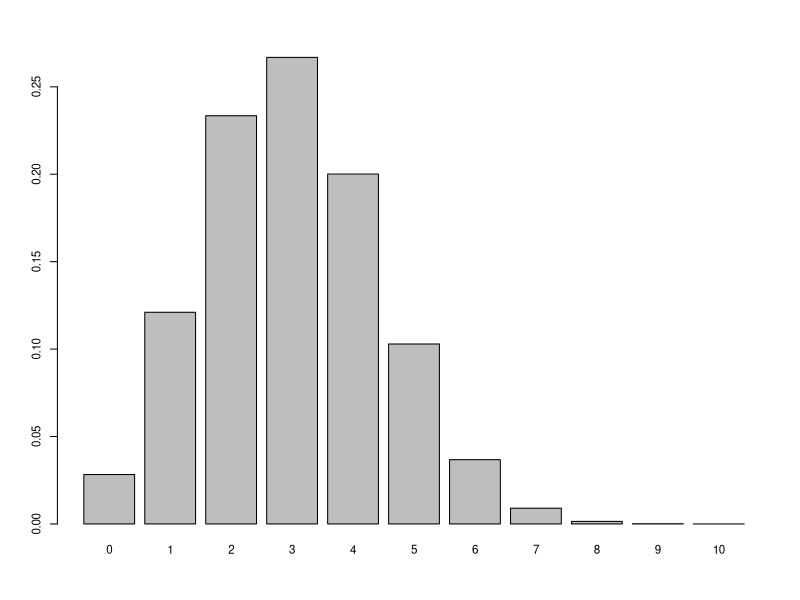
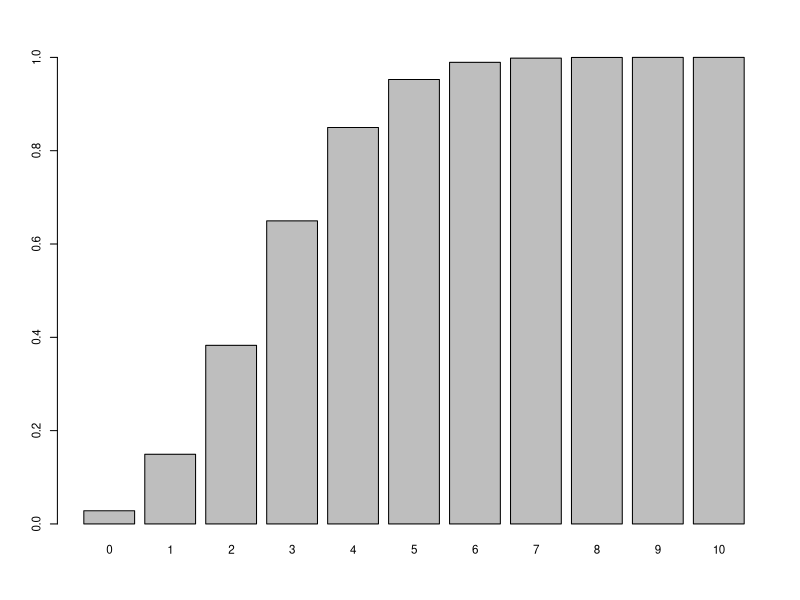
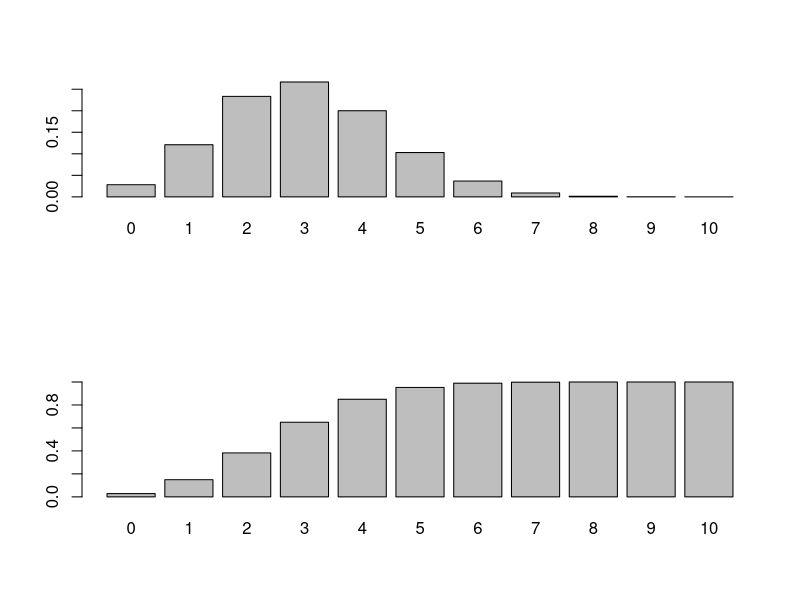
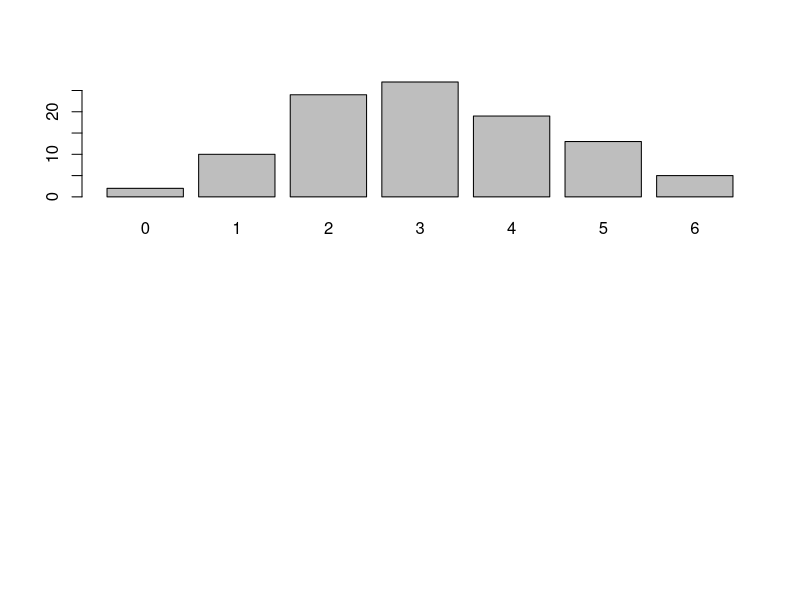

Write the R code that produced these figures, in order.
## ---- chunk 1
#二項分布
#有三個變數
#前面是成功幾次，size做了幾次，還有p成功的機率是多少
library(magrittr)
library(dplyr)
par(cex=0.7)

#單值機率pdf
#成功機率0.3，做10次實驗，成功1次的機會是多少
dbinom(1,size = 10,p=0.3)

dbinom(5,size = 10,p=0.3)

dbinom(0:10,size = 10,p=0.3) %>%barplot(names = 0:10)


#累計數據cdf
#成功機率0.3，做10次實驗，從0累計到某次的成功機會是多少
#從0累計到1
pbinom(1,size = 10,p=0.3)
#從0累計到5
pbinom(5,size = 10,p=0.3)
pbinom(0:10,size = 10,p=0.3) %>% barplot(names = 0:10)

#把兩個圖畫在一起
par(mfcol=c(2,1))
dbinom(0:10,size = 10,p=0.3) %>% barplot(names = 0:10) #pdf機率集中在前面
pbinom(0:10,size = 10,p=0.3) %>% barplot(names = 0:10) #cdf累加越來越接近1
## ---- chunk 2
#模擬抽樣投硬幣出現人頭的次數
#rbinom(做幾次實驗,每次投擲的次數，實驗成功的機率)
#回傳的數字，意思是每次實驗成功的機率

#每次實驗都投一次硬幣，成功機率0.3，做十次實驗
rbinom(10,size=1,p=0.3)

#每次實驗都投十次硬幣，成功機率0.3，做一百次實驗
rbinom(100,10,.3)

#可以用table看實驗結果的分布
barplot(table(rbinom(100,10,.3)))
## ---- chunk 3
#驗證dbinom和rbinom
#做十次實驗，一次實驗成功機率是0.3，有兩次實驗成功的機率是多少
dbinom(2,10,.3) #0.2334744

#代表一次實驗抽十次，成功機率0.3，做10000次實驗
mean(rbinom(10000,10,.3)==2) #0.2439
## ---- chunk 4
#把人頭有一到四次的機率減掉，就是會出現人頭五次以上的機率
1-pbinom(4,10,.3) #0.1502683

#驗證兩個值相不相近
mean(rbinom(10000,10,.3)>=5) #0.1478

# 做越多次越接近理論值
mean(rbinom(100, 10, .3) >= 5) #0.12
mean(rbinom(1000, 10, .3) >= 5) #0.137
mean(rbinom(10000, 10, .3) >= 5) #0.1578
## ---- chunk 5
#投25次硬幣，人頭的機率是0.3，投完所有硬幣之後，出現人頭的期望值是多少?
25*0.3

#用rbinom驗證對不對
mean(rbinom(10000,25,.3))
## ---- chunk 6
#投25次硬幣，人頭的機率是0.3，投完所有硬幣之後，出現人頭的變異數是多少?
#公式n*p*q=n*p*(1-p)
25*0.3*0.7 #5.25

#用rbinom驗證對不對
var(rbinom(10000,25,.3)) #5.355817

#看標準差
sqrt(var(rbinom(10000,25,.3))) #2.272988
## ---- chunk 7
#ab獨立，a發生的機率是0.4，b是0.2，兩個同時發生的機率?
0.4*0.2 #0.08

# 投 100,000 次，人頭機率是 40% 
A <- rbinom(100000,1,0.4)

# 投 100,000 次，人頭機率是 20% 
B <- rbinom(100000,1,0.2)

# A和B都發生的機率
mean(A & B)

# 投 100,000 次，人頭機率是 70% 
C <- rbinom(100000,1,0.7)

# A、B和C都發生的機率
mean(A & B & C)

## ---- chunk 8
#ab獨立，a發生的機率是0.6，b是0.1，兩個同時發生的機率?
#公式：a + b - a*b
0.6 + 0.1-0.6*0.1 #0.64

# 投 100,000 次，人頭機率是 60% 
A <- rbinom(100000,1,0.6)

# 投 100,000 次，人頭機率是 10% 
B <- rbinom(100000,1,0.1)

# A或B發生的機率
mean(A | B)



#用rbinom和pbinom驗證看看

#rbinom看X或Y發生的機率
# X的意思是，一次實驗投10個硬幣，出現人頭的機率是0.6，做100000次消費
# XY事件發生的機率個別是0.6和0.7
X <- rbinom(100000,10,0.6)
Y <- rbinom(100000,10,0.7)

# (1)想知道 X 或 Y is <= 4 的機率
mean( X<= 4 | Y <= 4) #0.20701

# pbinom(累積函數)看X或Y發生的機率
prob_X_less <- pbinom(4,10,.6) #從1次累積到4次，每次發生機率0.6
prob_Y_less <- pbinom(4,10,.7) #從1次累積到4次，每次發生機率0.7

# (2)X或Y發生的機率
prob_X_less + prob_Y_less - prob_X_less*prob_Y_less #0.2057164

#(1)(2)兩個算出來很接近
## ---- chunk 9
#X事件是是二項分布，實驗每次成功的機率是0.4，做了五十次實驗，3*X?
#X會介在0到50之間
50*0.4*3 #60

#每次投二十個銅板，人頭的機率是0.1，做了十萬次
X <- rbinom(100000,20,0.1)

#期望值
mean(X) #2.00812

#期望值*5
mean(5*X) #10.0406

#變異數
var(X) #1.813812

#X*5的變異數
#因為變異數的意思是距離誤差的平方，所以原本的數值乘以五之後
#誤差距離會變成5倍，誤差距離的平方就會是25倍
var(5*X) #45.34531
## ---- chunk 10
#X事件是20次實驗，投人頭的機率是0.3；y事件是40次實驗，投人頭的機率是0.1，X+Y?
20*0.3 + 40*0.1 #60

#每次投二十個/四十個銅板，人頭的機率是/0.30.1，做了十萬次
X <- rbinom(100000,20,0.3)
Y <- rbinom(100000,40,0.1)

# X + Y的期望值
mean(X+Y) #9.97992

# X + Y的變異數
var(X+Y) #7.799295

# 3*X + Y的變異數
var(3*X+Y) #41.39418


#X*5的變異數
#因為變異數的意思是距離誤差的平方，所以原本的數值乘以五之後
#誤差距離會變成5倍，誤差距離的平方就會是25倍
var(5*X) #45.34531
